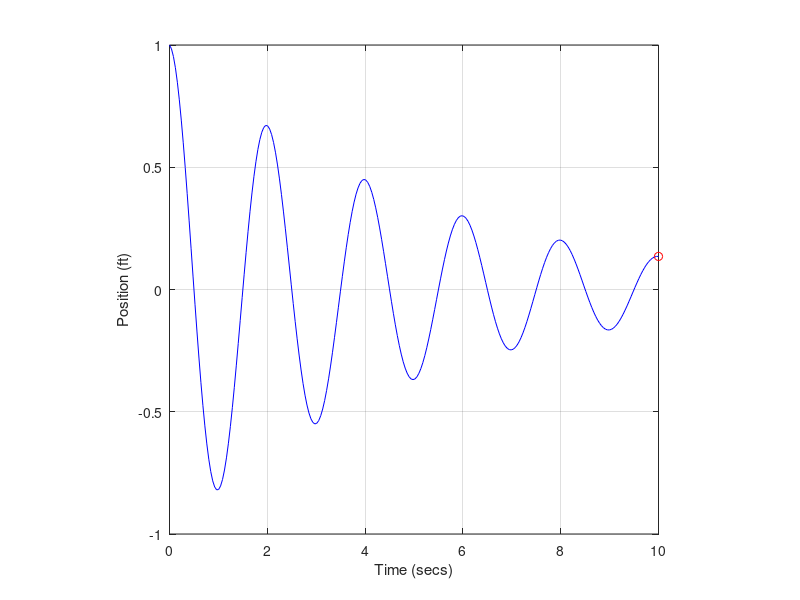

The MATLAB source for this figure:
%% animatedamped.m
% Simulates damped harmonic motion with the equation
% f(x) = e^(-x/alpha)*cos(2*PI*x/lambda)
% Author: Len Pieroni
% No assistance

clear;
clc;
close all;

%% Parameters and variables

Nx = 250;

doAnimate = true;
alpha = 5;
lambda = 2;
e = 2.71828;
x = linspace(0, 10, Nx);

%% Calculation

y = e.^(-x/alpha).*cos(2*pi*x/lambda);

%% Draw graph

if doAnimate
    for iterCount = 1:Nx
        plot(x(1:iterCount), y(1:iterCount), "b-",...
            x(iterCount), y(iterCount), "ro");
        xlabel("Time (secs)");
        ylabel("Position (ft)");
        axis([0, 10, -1, 1]);
        axis square;
        grid on;
        drawnow;
    end
else
    plot(x, y, "k-o");
    xlabel("Time (secs)");
    ylabel("Position (ft)");
    axis([0, 10, -1, 1]);
    axis square;
    grid on;
end
    